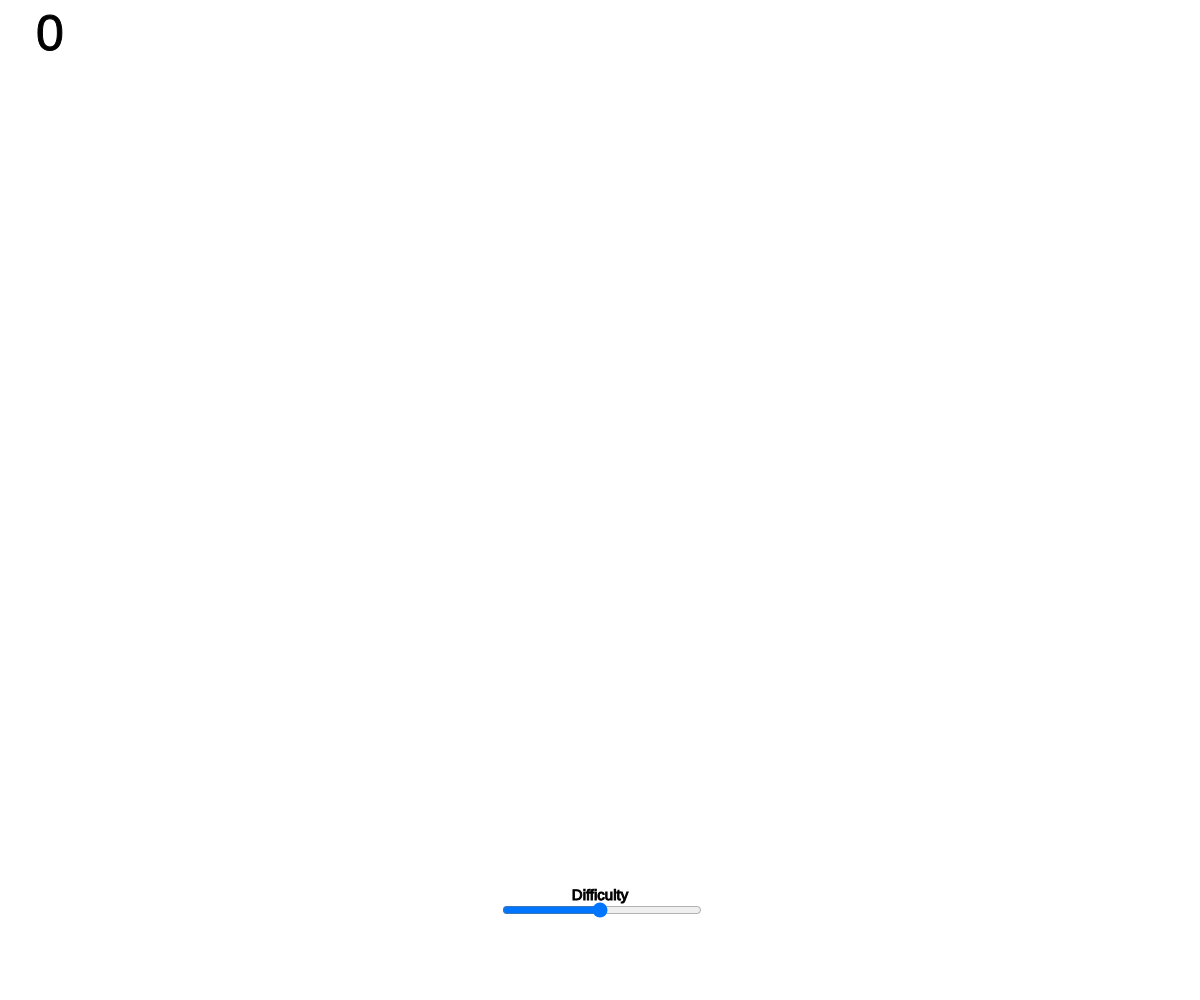
Frame 1 (no input)
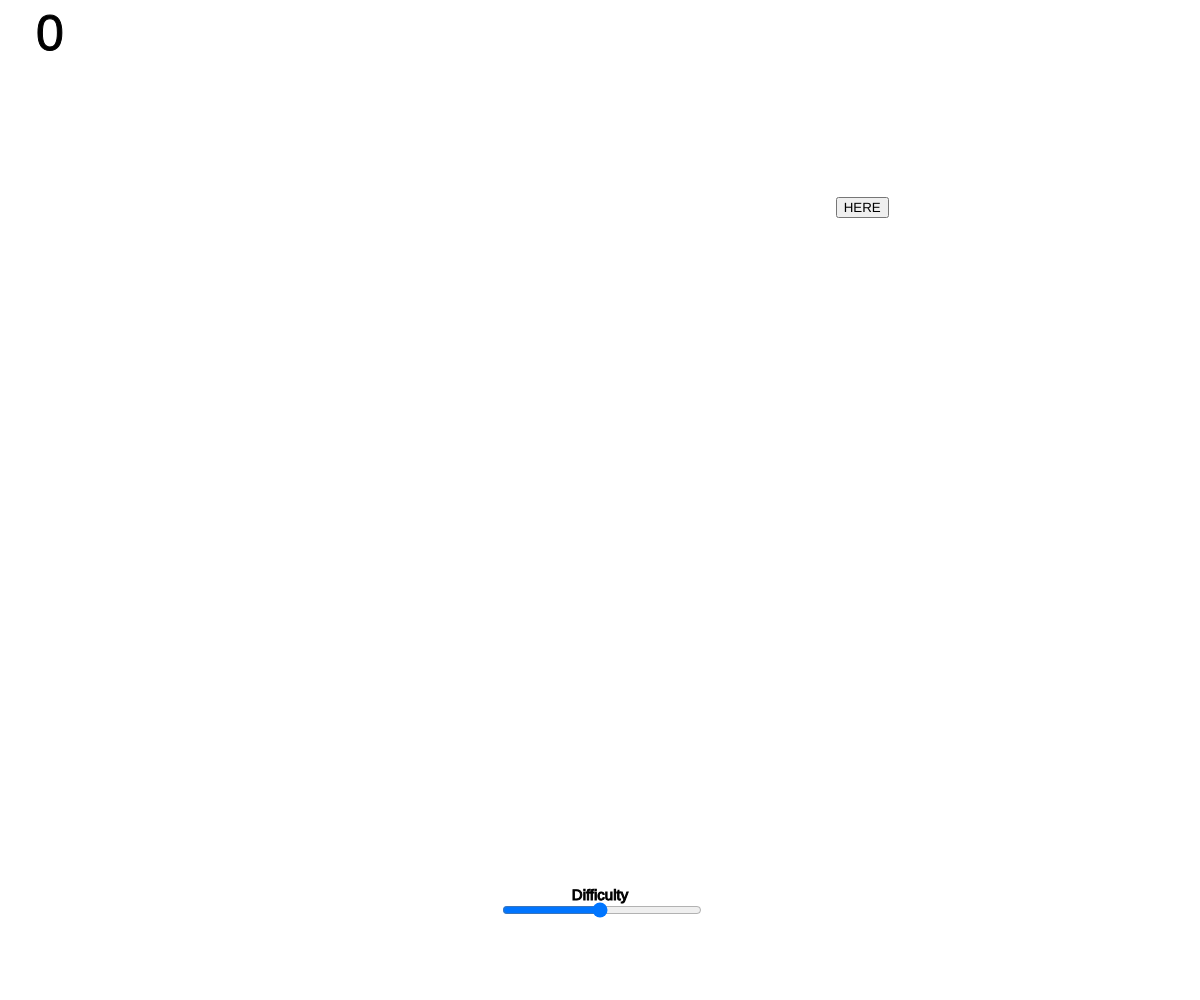
Frame 60 (no input)
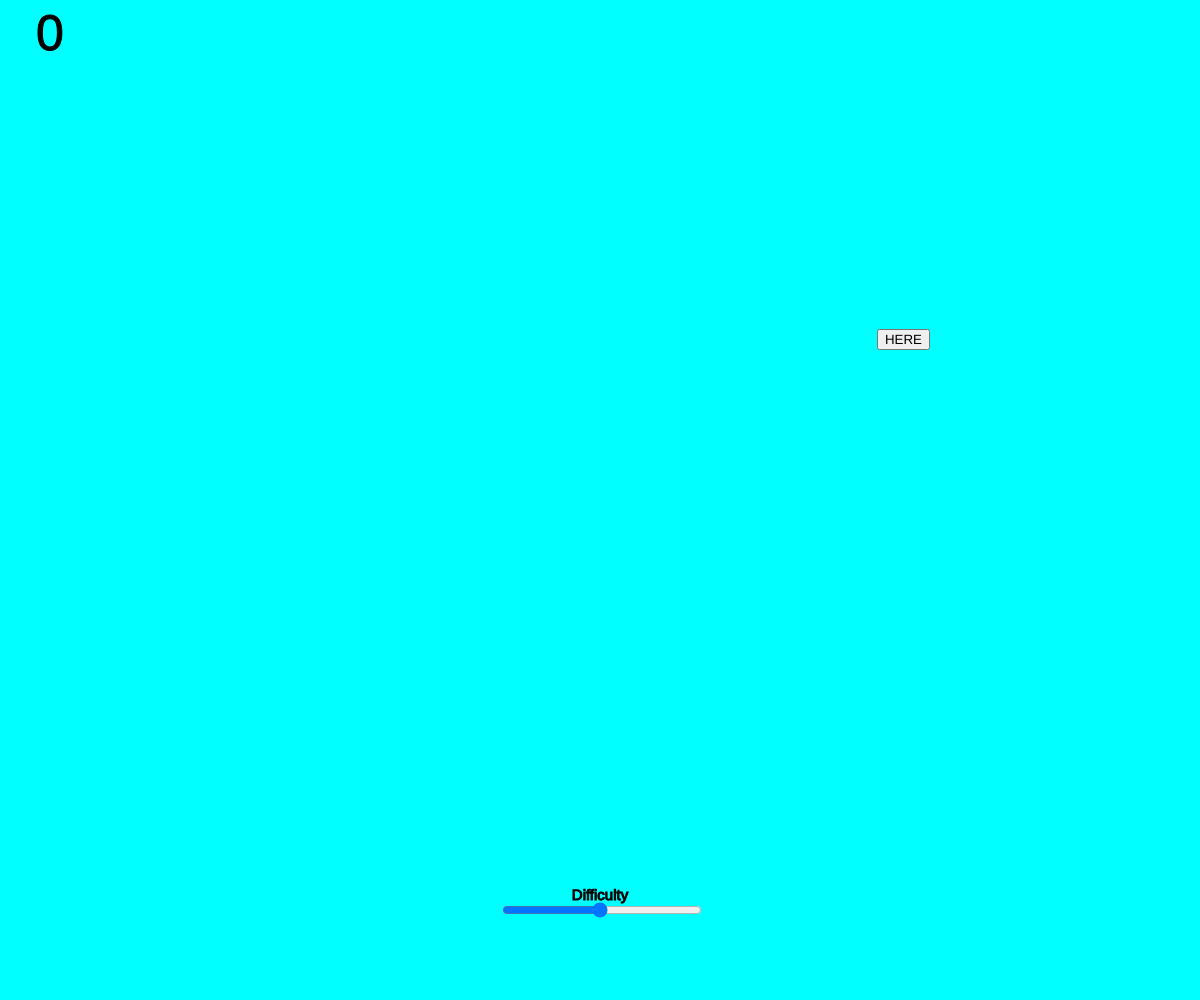
Frame 120 (the mouse pressed at the canvas centre since frame 60)

The p5.js sketch that drew these frames (run headless with seeded random() and noise() and a simulated clock; from frame 60 on, the mouse is pressed at the canvas centre):

// p5.js sketch
// ── sketch.js
let testbutton;

function setup() {
  createCanvas(windowWidth, windowHeight);
  stroke(0 , mouseY , mouseX);
  textAlign(CENTER);
  textFont('Arial');


  sliderTest = createSlider(50, 2000, 1000);
    sliderTest.position (windowWidth/2-100, windowHeight*0.9);
    sliderTest.size (200);
  //slider creation and placement


 testbutton = createButton('HERE');
    x = 0;
    setTimeout(MoveButton, sliderTest.value())
      // testbutton.position(windowWidth/2, windowHeight/2) obsolete
      //moves button at timed intervals based on slider value
      testbutton.mousePressed(() => {
        x++;
        testbutton.position(random(windowWidth-20), random (windowHeight-20))}
      )
  };  //moves button randomly when pressed, and increased "score" text

function MoveButton(){
  testbutton.position(windowWidth/2, windowHeight/2)
  testbutton.position(random(windowWidth-30), random (windowHeight-50)) //negatives stop it spawning offscreen
  setTimeout(MoveButton, sliderTest.value())
}

function windowResized () {
  testbutton.position(windowWidth/2, windowHeight/2); 
}

function draw() {
  background(0, mouseX, mouseY/x*10); //background colour depending on mouse position
   textSize(15);
   text('Difficulty', windowWidth/2, windowHeight*0.9);
    textSize(50);
    text(x , 50, 50); 
  };
